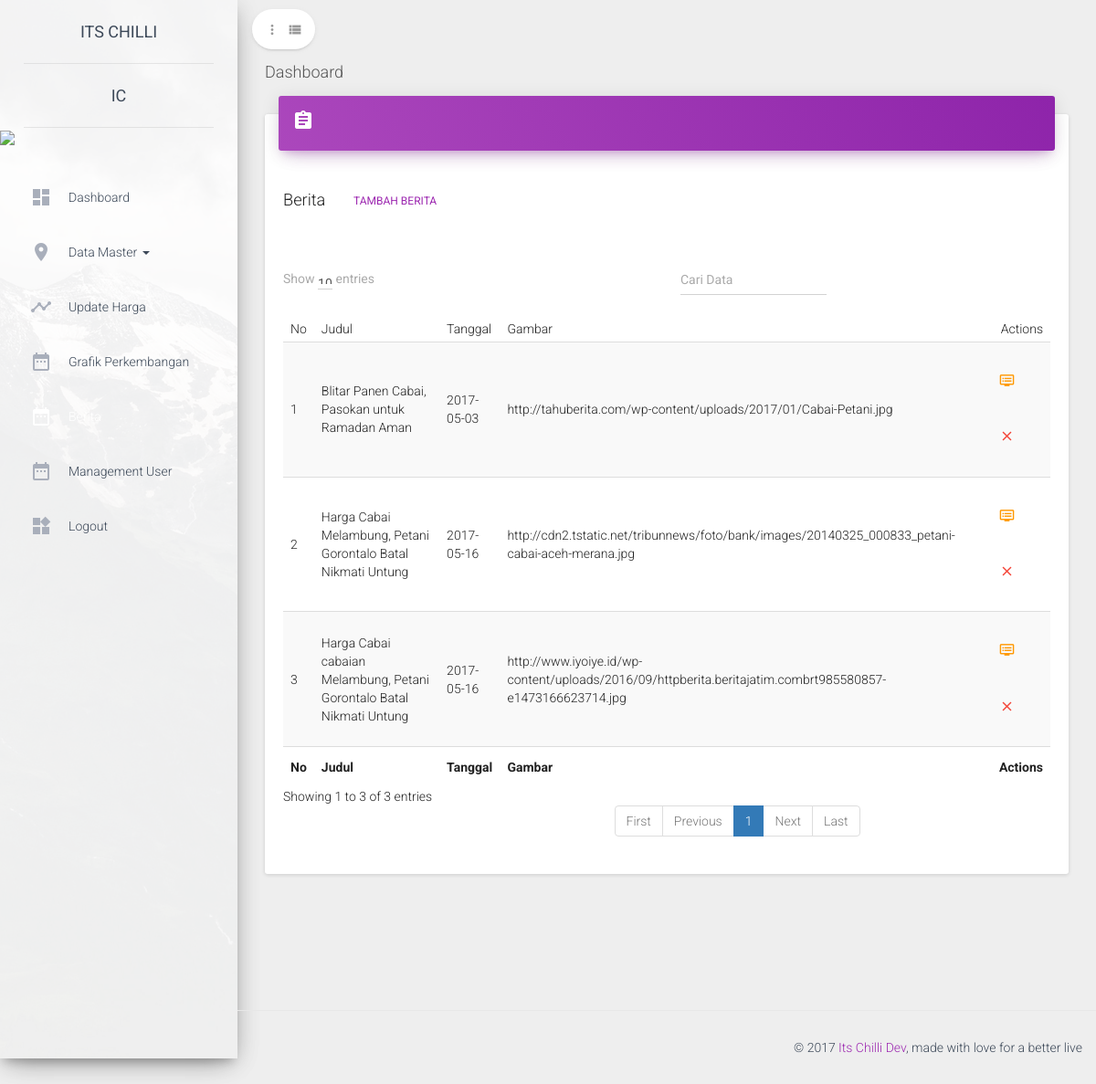
The page /index.php/itschilli/menuBerita on the database its author committed.
### tables this page shows
CREATE TABLE `berita` (
  `idberita` int(5) NOT NULL,
  `judulBerita` varchar(200) NOT NULL,
  `deskBerita` varchar(500) NOT NULL,
  `date` date NOT NULL,
  `link` varchar(200) NOT NULL,
  `image` mediumtext NOT NULL
);

### application/controllers/Itschilli.php (called while the page is built, shortened)
<?php
class Itschilli extends CI_Controller
{
  public function __construct(){
    $this->load->model('Mchilli');
    $this->model = $this->Mchilli;
    $this->load->helper('url');
  }
public function menuBerita()
{
  $datauser['databerita'] = $this->model->getdata('berita');
  $this->load->view('VBerita',$datauser);
}
}
 ?>

### index.php (called while the page is built, shortened)
<?php
require_once BASEPATH.'core/CodeIgniter.php';

### application/models/Mchilli.php (called while the page is built, shortened)
<?php
class Mchilli extends CI_Model
{
  public function getdata($table)
  {
    $hasil = $this->db->get($table);
    return $hasil->result();
  }
}
 ?>

### application/views/VBerita.php (the view, shortened to what this page needs)
<div class="wrapper">
    <div class="sidebar" data-active-color="rose" data-background-color="white" data-image="../assets/img/sidebar-1.jpg">
        <div class="logo">
            <a href="http://www.creative-tim.com" class="simple-text">
                Its Chilli
            </a>
        </div>
        <div class="logo logo-mini">
            <a href="http://www.creative-tim.com" class="simple-text">
                IC
            </a>
        </div>
        <div class="sidebar-wrapper">
            <div class="user">
                <div class="photo">
                    <img src="../assets/img/faces/avatar.jpg" />
                </div>
            </div>
            <ul class="nav">
                <li>
                    <a href="./dashboard.html">
                        <i class="material-icons">dashboard</i>
                        <p>Dashboard</p>
                    </a>
                </li>
                <li>
                    <a data-toggle="collapse" href="#mapsExamples">
                        <i class="material-icons">place</i>
                        <p>Data Master
                            <b class="caret"></b>
                        </p>
                    </a>
                </li>
                <li>
                    <a href="./charts.html">
                        <i class="material-icons">timeline</i>
                        <p>Update Harga</p>
                    </a>
                </li>
                <li>
                    <a href="./calendar.html">
                        <i class="material-icons">date_range</i>
                        <p>Grafik Perkembangan</p>
                    </a>
                </li>
                <li  class="active">
                    <a href="./calendar.html">
                        <i class="material-icons">date_range</i>
                        <p>Berita</p>
                    </a>
                </li>
                <li>
                    <a href="./calendar.html">
                        <i class="material-icons">date_range</i>
                        <p>Management User</p>
                    </a>
                </li>
                <li>
                    <a href="<?php echo base_url('index.php/itschilli/logout')?>">
                        <i class="material-icons">widgets</i>
                        <p>Logout</p>
                    </a>
                </li>
            </ul>
        </div>
    </div>
    <div class="main-panel">
        <nav class="navbar navbar-transparent navbar-absolute">
            <div class="container-fluid">
                <div class="navbar-minimize">
                    <button id="minimizeSidebar" class="btn btn-round btn-white btn-fill btn-just-icon">
                        <i class="material-icons visible-on-sidebar-regular">more_vert</i>
                        <i class="material-icons visible-on-sidebar-mini">view_list</i>
                    </button>
                </div>
                <div class="navbar-header">
                    <a class="navbar-brand" href="#"> Dashboard </a>
                </div>
            </div>
        </nav>
        <div class="content">
            <div class="container-fluid">
              <div class="row">
                     <div class="col-md-12">
                         <div class="card">
                             <div class="card-header card-header-icon" data-background-color="purple">
                                 <i class="material-icons">assignment</i>
                             </div>
                             <div class="card-content">
                                 <h4 class="card-title">Berita<a href="" class="btn btn-primary btn-simple">Tambah Berita</a></h4>
                                 <div class="material-datatables">
                                     <table id="datatables" class="table table-striped table-no-bordered table-hover" cellspacing="0" width="100%" style="width:100%">
                                         <thead>
                                             <tr>
                                               <th>No</th>
                                                 <th>Judul</th>
                                                 <th>Tanggal</th>
                                                 <th>Gambar</th>
                                                 <th class="disabled-sorting text-right">Actions</th>
                                             </tr>
                                         </thead>
                                         <tfoot>
                                             <tr>
                                               <th>No</th>
                                                 <th>Judul</th>
                                                 <th>Tanggal</th>
                                                 <th>Gambar</th>
                                                 <th class="text-right">Actions</th>
                                             </tr>
                                         </tfoot>
                                         <tbody>
                                           <?php
                                           $hitung=0;
                                            foreach ($databerita as $data) {
                                              $hitung++;
                                            ?>
                                             <tr>
                                                 <td><?php echo $hitung; ?></td>
                                                 <td><?php echo $data->judulBerita;?></td>
                                                 <td><?php echo $data->date;?></td>
                                                 <td><?php echo $data->image;?></td>
                                                 <td class="text-right">
                                                     <a href="<?php echo base_url('index.php/itschilli/menuBeritaedit/'.$data->idberita); ?>" class="btn btn-simple btn-warning btn-icon edit"><i class="material-icons">dvr</i></a>
                                                     <a href="<?php echo base_url('index.php/itschilli/delete/'.$data->idberita); ?>" class="btn btn-simple btn-danger btn-icon remove"><i class="material-icons">close</i></a>
                                                 </td>
                                             </tr>
                                             <?php } ?>
                                         </tbody>
                                     </table>
                                 </div>
                             </div>
                         </div>
                     </div>
                 </div>
            </div>
        </div>
        <footer class="footer">
            <div class="container-fluid">
                <p class="copyright pull-right">
                    &copy;
                    <a href="">Its Chilli Dev</a>, made with love for a better live
                </p>
            </div>
        </footer>
    </div>
</div>

### rows shown on the page
berita: judulBerita "Blitar Panen Cabai, Pasokan untuk Ramadan Aman", date "2017-05-03", image "http://tahuberita.com/wp-content/uploads/2017/01/Cabai-Petani.jpg"
berita: judulBerita "Harga Cabai Melambung, Petani Gorontalo Batal Nikmati Untung", date "2017-05-16", image "http://cdn2.tstatic.net/tribunnews/foto/bank/images/20140325_000833_petani-cabai-aceh-merana.jpg"
berita: judulBerita "Harga Cabai cabaian Melambung, Petani Gorontalo Batal Nikmati Untung", date "2017-05-16", image "http://www.iyoiye.id/wp-content/uploads/2016/09/httpberita.beritajatim.combrt985580857-e1473166623714.jpg"
